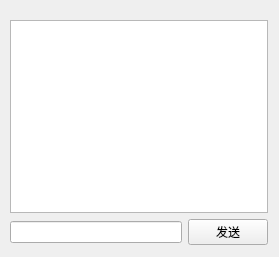
<?xml version="1.0" encoding="UTF-8"?>
<ui version="4.0">
 <class>TcpClient</class>
 <widget class="QWidget" name="TcpClient">
  <property name="geometry">
   <rect>
    <x>0</x>
    <y>0</y>
    <width>279</width>
    <height>257</height>
   </rect>
  </property>
  <property name="windowTitle">
   <string>TcpClient</string>
  </property>
  <widget class="QWidget" name="">
   <property name="geometry">
    <rect>
     <x>10</x>
     <y>20</y>
     <width>258</width>
     <height>225</height>
    </rect>
   </property>
   <layout class="QVBoxLayout" name="verticalLayout">
    <item>
     <widget class="QTextEdit" name="textEdit"/>
    </item>
    <item>
     <layout class="QHBoxLayout" name="horizontalLayout">
      <item>
       <widget class="QLineEdit" name="lineEdit"/>
      </item>
      <item>
       <widget class="QPushButton" name="pushButton">
        <property name="text">
         <string>发送</string>
        </property>
       </widget>
      </item>
     </layout>
    </item>
   </layout>
  </widget>
 </widget>
 <resources/>
 <connections/>
</ui>
